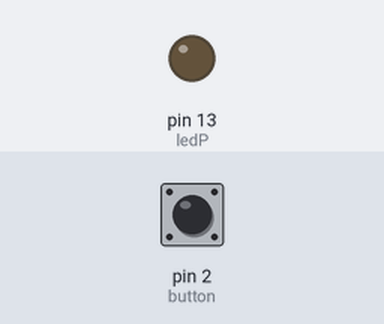
Recording of a sketch running on a simulated Arduino Uno, built with avr-gcc and run on an emulated ATmega328P. Parts: output pins drawn as LEDs (lit = HIGH). Inputs (shaded band) come from the test bench; at power-on: pin 2 (button) LOW.

Above: at 1.2 s.
1.3 s: pin 2 (button) pulled HIGH for 0.15 s
At 1.8 s:
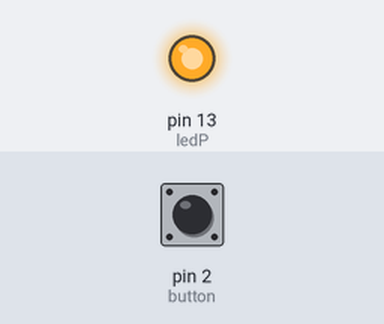
2.9 s: pin 2 (button) pulled HIGH for 1 s
At 4.3 s:
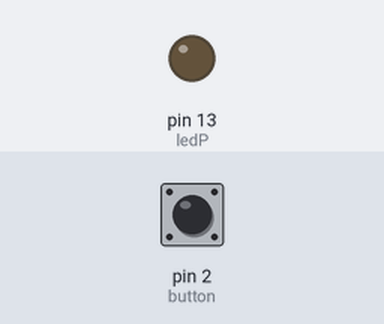
5.4 s: pin 2 (button) pulled HIGH for 3.2 s
At 5.8 s:
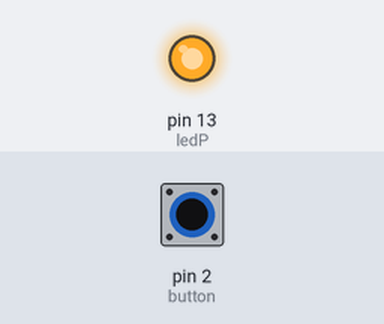
Timing chart, 0 to 8.4 s (numbered marks = the images above; inputs shaded):
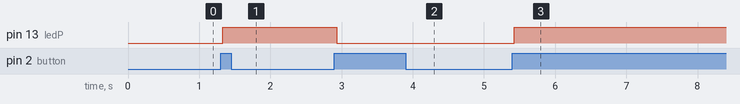

Measured:
- after the input at 1.3 s, pin 13 (ledP): LOW → HIGH at once
- after the input at 2.9 s, pin 13 (ledP): HIGH → LOW at once
- after the input at 5.4 s, pin 13 (ledP): LOW → HIGH at once

The sketch:

saving_button_state.ino
```cpp
// Declaracion de variables
byte ledP = 13;
byte button = 2;
int buttonState = 0;
int buttonStateBefore = 0;
int salida = 0;

void setup() {
  pinMode(ledP, OUTPUT);
  pinMode(button, INPUT);
}

void loop() {
  Serial.begin(9600);
  buttonState = digitalRead(button);
  if(buttonState == HIGH && buttonStateBefore == LOW) {
    salida = 1 - salida;
    delay(20);
  }
  buttonStateBefore = buttonState;
  if(salida == 1) {
    digitalWrite(ledP, HIGH);
  } else {
    digitalWrite(ledP, LOW);
  }
  delay(15);
}
```
